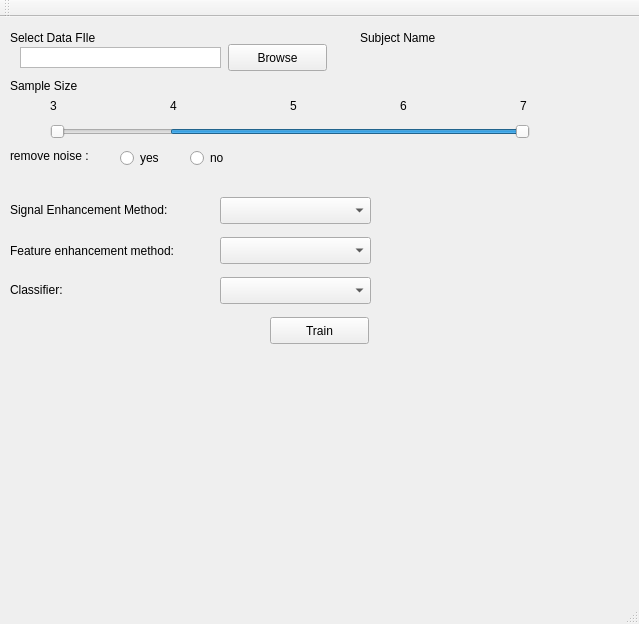
<?xml version="1.0" encoding="UTF-8"?>
<ui version="4.0">
 <class>MainWindow</class>
 <widget class="QMainWindow" name="MainWindow">
  <property name="geometry">
   <rect>
    <x>0</x>
    <y>0</y>
    <width>639</width>
    <height>624</height>
   </rect>
  </property>
  <property name="windowTitle">
   <string>MainWindow</string>
  </property>
  <property name="toolButtonStyle">
   <enum>Qt::ToolButtonIconOnly</enum>
  </property>
  <property name="animated">
   <bool>false</bool>
  </property>
  <property name="unifiedTitleAndToolBarOnMac">
   <bool>true</bool>
  </property>
  <widget class="QWidget" name="centralWidget">
   <widget class="QLabel" name="label">
    <property name="geometry">
     <rect>
      <x>10</x>
      <y>10</y>
      <width>161</width>
      <height>21</height>
     </rect>
    </property>
    <property name="text">
     <string>Select Data FIle </string>
    </property>
   </widget>
   <widget class="QLabel" name="label_2">
    <property name="geometry">
     <rect>
      <x>360</x>
      <y>10</y>
      <width>161</width>
      <height>21</height>
     </rect>
    </property>
    <property name="text">
     <string>Subject Name</string>
    </property>
   </widget>
   <widget class="QLabel" name="label_3">
    <property name="geometry">
     <rect>
      <x>10</x>
      <y>60</y>
      <width>111</width>
      <height>17</height>
     </rect>
    </property>
    <property name="text">
     <string>Sample Size</string>
    </property>
   </widget>
   <widget class="QLabel" name="label_4">
    <property name="geometry">
     <rect>
      <x>10</x>
      <y>181</y>
      <width>211</width>
      <height>24</height>
     </rect>
    </property>
    <property name="text">
     <string>Signal Enhancement Method: </string>
    </property>
   </widget>
   <widget class="QLabel" name="label_5">
    <property name="geometry">
     <rect>
      <x>10</x>
      <y>130</y>
      <width>211</width>
      <height>17</height>
     </rect>
    </property>
    <property name="text">
     <string>remove noise :</string>
    </property>
   </widget>
   <widget class="QLabel" name="label_6">
    <property name="geometry">
     <rect>
      <x>10</x>
      <y>225</y>
      <width>221</width>
      <height>17</height>
     </rect>
    </property>
    <property name="text">
     <string>Feature enhancement method: </string>
    </property>
   </widget>
   <widget class="QLabel" name="label_7">
    <property name="geometry">
     <rect>
      <x>10</x>
      <y>263</y>
      <width>211</width>
      <height>20</height>
     </rect>
    </property>
    <property name="text">
     <string>Classifier:</string>
    </property>
   </widget>
   <widget class="QPushButton" name="BrowseButton">
    <property name="geometry">
     <rect>
      <x>228</x>
      <y>27</y>
      <width>99</width>
      <height>27</height>
     </rect>
    </property>
    <property name="text">
     <string>Browse</string>
    </property>
   </widget>
   <widget class="QComboBox" name="signalEnhancementMethod">
    <property name="geometry">
     <rect>
      <x>220</x>
      <y>180</y>
      <width>151</width>
      <height>27</height>
     </rect>
    </property>
   </widget>
   <widget class="QComboBox" name="FeatureEnhancementMethod">
    <property name="geometry">
     <rect>
      <x>220</x>
      <y>220</y>
      <width>151</width>
      <height>27</height>
     </rect>
    </property>
   </widget>
   <widget class="QComboBox" name="ClassifierBox">
    <property name="geometry">
     <rect>
      <x>220</x>
      <y>260</y>
      <width>151</width>
      <height>27</height>
     </rect>
    </property>
   </widget>
   <widget class="QRadioButton" name="removeNoiseChecked">
    <property name="geometry">
     <rect>
      <x>120</x>
      <y>130</y>
      <width>117</width>
      <height>22</height>
     </rect>
    </property>
    <property name="text">
     <string>yes</string>
    </property>
   </widget>
   <widget class="QRadioButton" name="removeNoiseUnchecked">
    <property name="geometry">
     <rect>
      <x>190</x>
      <y>130</y>
      <width>117</width>
      <height>22</height>
     </rect>
    </property>
    <property name="text">
     <string>no</string>
    </property>
   </widget>
   <widget class="QSlider" name="StartSample">
    <property name="geometry">
     <rect>
      <x>50</x>
      <y>100</y>
      <width>371</width>
      <height>29</height>
     </rect>
    </property>
    <property name="focusPolicy">
     <enum>Qt::ClickFocus</enum>
    </property>
    <property name="contextMenuPolicy">
     <enum>Qt::NoContextMenu</enum>
    </property>
    <property name="autoFillBackground">
     <bool>false</bool>
    </property>
    <property name="minimum">
     <number>3</number>
    </property>
    <property name="maximum">
     <number>6</number>
    </property>
    <property name="value">
     <number>3</number>
    </property>
    <property name="orientation">
     <enum>Qt::Horizontal</enum>
    </property>
    <property name="invertedAppearance">
     <bool>false</bool>
    </property>
    <property name="invertedControls">
     <bool>false</bool>
    </property>
    <property name="tickPosition">
     <enum>QSlider::NoTicks</enum>
    </property>
    <property name="tickInterval">
     <number>1</number>
    </property>
   </widget>
   <widget class="QSlider" name="endSample">
    <property name="geometry">
     <rect>
      <x>170</x>
      <y>100</y>
      <width>360</width>
      <height>29</height>
     </rect>
    </property>
    <property name="minimum">
     <number>4</number>
    </property>
    <property name="maximum">
     <number>7</number>
    </property>
    <property name="value">
     <number>7</number>
    </property>
    <property name="tracking">
     <bool>false</bool>
    </property>
    <property name="orientation">
     <enum>Qt::Horizontal</enum>
    </property>
    <property name="invertedAppearance">
     <bool>false</bool>
    </property>
    <property name="invertedControls">
     <bool>false</bool>
    </property>
    <property name="tickPosition">
     <enum>QSlider::NoTicks</enum>
    </property>
    <property name="tickInterval">
     <number>1</number>
    </property>
   </widget>
   <widget class="QLabel" name="label_8">
    <property name="geometry">
     <rect>
      <x>50</x>
      <y>80</y>
      <width>67</width>
      <height>17</height>
     </rect>
    </property>
    <property name="text">
     <string>3</string>
    </property>
   </widget>
   <widget class="QLabel" name="label_9">
    <property name="geometry">
     <rect>
      <x>400</x>
      <y>80</y>
      <width>67</width>
      <height>17</height>
     </rect>
    </property>
    <property name="text">
     <string>6</string>
    </property>
   </widget>
   <widget class="QLabel" name="label_10">
    <property name="geometry">
     <rect>
      <x>290</x>
      <y>80</y>
      <width>67</width>
      <height>17</height>
     </rect>
    </property>
    <property name="text">
     <string>5</string>
    </property>
   </widget>
   <widget class="QLabel" name="label_11">
    <property name="geometry">
     <rect>
      <x>170</x>
      <y>80</y>
      <width>67</width>
      <height>17</height>
     </rect>
    </property>
    <property name="text">
     <string>4</string>
    </property>
   </widget>
   <widget class="QLabel" name="label_12">
    <property name="geometry">
     <rect>
      <x>520</x>
      <y>80</y>
      <width>67</width>
      <height>17</height>
     </rect>
    </property>
    <property name="text">
     <string>7</string>
    </property>
   </widget>
   <widget class="QTextEdit" name="datafile">
    <property name="geometry">
     <rect>
      <x>20</x>
      <y>30</y>
      <width>201</width>
      <height>21</height>
     </rect>
    </property>
    <property name="verticalScrollBarPolicy">
     <enum>Qt::ScrollBarAlwaysOff</enum>
    </property>
    <property name="horizontalScrollBarPolicy">
     <enum>Qt::ScrollBarAlwaysOff</enum>
    </property>
   </widget>
   <widget class="QPushButton" name="TrainButton">
    <property name="geometry">
     <rect>
      <x>270</x>
      <y>300</y>
      <width>99</width>
      <height>27</height>
     </rect>
    </property>
    <property name="text">
     <string>Train</string>
    </property>
   </widget>
   <widget class="QLabel" name="subjectName">
    <property name="geometry">
     <rect>
      <x>390</x>
      <y>30</y>
      <width>171</width>
      <height>17</height>
     </rect>
    </property>
    <property name="text">
     <string/>
    </property>
   </widget>
  </widget>
  <widget class="QMenuBar" name="menuBar">
   <property name="geometry">
    <rect>
     <x>0</x>
     <y>0</y>
     <width>639</width>
     <height>25</height>
    </rect>
   </property>
  </widget>
  <widget class="QToolBar" name="mainToolBar">
   <attribute name="toolBarArea">
    <enum>TopToolBarArea</enum>
   </attribute>
   <attribute name="toolBarBreak">
    <bool>false</bool>
   </attribute>
  </widget>
  <widget class="QStatusBar" name="statusBar"/>
 </widget>
 <layoutdefault spacing="6" margin="11"/>
 <resources/>
 <connections/>
</ui>
